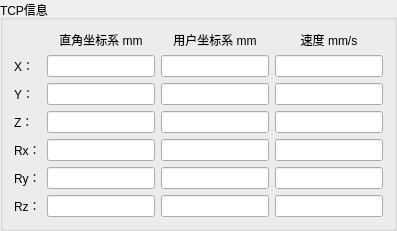
      <widget class="QGroupBox" name="groupBox_8">
       <property name="title">
        <string>TCP信息</string>
       </property>
       <layout class="QGridLayout" name="gridLayout_3">
        <item row="1" column="0">
         <widget class="QLabel" name="label_34">
          <property name="sizePolicy">
           <sizepolicy hsizetype="Fixed" vsizetype="Preferred">
            <horstretch>0</horstretch>
            <verstretch>0</verstretch>
           </sizepolicy>
          </property>
          <property name="text">
           <string>X：</string>
          </property>
         </widget>
        </item>
        <item row="2" column="0">
         <widget class="QLabel" name="label_35">
          <property name="sizePolicy">
           <sizepolicy hsizetype="Fixed" vsizetype="Preferred">
            <horstretch>0</horstretch>
            <verstretch>0</verstretch>
           </sizepolicy>
          </property>
          <property name="text">
           <string>Y：</string>
          </property>
         </widget>
        </item>
        <item row="1" column="2">
         <widget class="QLineEdit" name="LET_user_x">
          <property name="sizePolicy">
           <sizepolicy hsizetype="Preferred" vsizetype="Fixed">
            <horstretch>0</horstretch>
            <verstretch>0</verstretch>
           </sizepolicy>
          </property>
          <property name="maxLength">
           <number>10</number>
          </property>
          <property name="alignment">
           <set>Qt::AlignCenter</set>
          </property>
          <property name="readOnly">
           <bool>true</bool>
          </property>
         </widget>
        </item>
        <item row="0" column="1">
         <widget class="QLabel" name="label_40">
          <property name="text">
           <string>直角坐标系 mm</string>
          </property>
          <property name="alignment">
           <set>Qt::AlignCenter</set>
          </property>
         </widget>
        </item>
        <item row="0" column="2">
         <widget class="QLabel" name="label_41">
          <property name="text">
           <string>用户坐标系 mm</string>
          </property>
          <property name="alignment">
           <set>Qt::AlignCenter</set>
          </property>
         </widget>
        </item>
        <item row="1" column="1">
         <widget class="QLineEdit" name="LET_world_x">
          <property name="sizePolicy">
           <sizepolicy hsizetype="Preferred" vsizetype="Fixed">
            <horstretch>0</horstretch>
            <verstretch>0</verstretch>
           </sizepolicy>
          </property>
          <property name="maxLength">
           <number>10</number>
          </property>
          <property name="alignment">
           <set>Qt::AlignCenter</set>
          </property>
          <property name="readOnly">
           <bool>true</bool>
          </property>
         </widget>
        </item>
        <item row="3" column="2">
         <widget class="QLineEdit" name="LET_user_z">
          <property name="sizePolicy">
           <sizepolicy hsizetype="Preferred" vsizetype="Fixed">
            <horstretch>0</horstretch>
            <verstretch>0</verstretch>
           </sizepolicy>
          </property>
          <property name="maxLength">
           <number>10</number>
          </property>
          <property name="alignment">
           <set>Qt::AlignCenter</set>
          </property>
          <property name="readOnly">
           <bool>true</bool>
          </property>
         </widget>
        </item>
        <item row="4" column="0">
         <widget class="QLabel" name="label_37">
          <property name="sizePolicy">
           <sizepolicy hsizetype="Fixed" vsizetype="Preferred">
            <horstretch>0</horstretch>
            <verstretch>0</verstretch>
           </sizepolicy>
          </property>
          <property name="text">
           <string>Rx：</string>
          </property>
         </widget>
        </item>
        <item row="5" column="2">
         <widget class="QLineEdit" name="LET_user_ry">
          <property name="sizePolicy">
           <sizepolicy hsizetype="Preferred" vsizetype="Fixed">
            <horstretch>0</horstretch>
            <verstretch>0</verstretch>
           </sizepolicy>
          </property>
          <property name="maxLength">
           <number>10</number>
          </property>
          <property name="alignment">
           <set>Qt::AlignCenter</set>
          </property>
          <property name="readOnly">
           <bool>true</bool>
          </property>
         </widget>
        </item>
        <item row="6" column="0">
         <widget class="QLabel" name="label_39">
          <property name="sizePolicy">
           <sizepolicy hsizetype="Fixed" vsizetype="Preferred">
            <horstretch>0</horstretch>
            <verstretch>0</verstretch>
           </sizepolicy>
          </property>
          <property name="text">
           <string>Rz：</string>
          </property>
         </widget>
        </item>
        <item row="2" column="1">
         <widget class="QLineEdit" name="LET_world_y">
          <property name="sizePolicy">
           <sizepolicy hsizetype="Preferred" vsizetype="Fixed">
            <horstretch>0</horstretch>
            <verstretch>0</verstretch>
           </sizepolicy>
          </property>
          <property name="maxLength">
           <number>10</number>
          </property>
          <property name="alignment">
           <set>Qt::AlignCenter</set>
          </property>
          <property name="readOnly">
           <bool>true</bool>
          </property>
         </widget>
        </item>
        <item row="4" column="1">
         <widget class="QLineEdit" name="LET_world_rx">
          <property name="sizePolicy">
           <sizepolicy hsizetype="Preferred" vsizetype="Fixed">
            <horstretch>0</horstretch>
            <verstretch>0</verstretch>
           </sizepolicy>
          </property>
          <property name="maxLength">
           <number>10</number>
          </property>
          <property name="alignment">
           <set>Qt::AlignCenter</set>
          </property>
          <property name="readOnly">
           <bool>true</bool>
          </property>
         </widget>
        </item>
        <item row="5" column="1">
         <widget class="QLineEdit" name="LET_world_ry">
          <property name="sizePolicy">
           <sizepolicy hsizetype="Preferred" vsizetype="Fixed">
            <horstretch>0</horstretch>
            <verstretch>0</verstretch>
           </sizepolicy>
          </property>
          <property name="maxLength">
           <number>10</number>
          </property>
          <property name="alignment">
           <set>Qt::AlignCenter</set>
          </property>
          <property name="readOnly">
           <bool>true</bool>
          </property>
         </widget>
        </item>
        <item row="4" column="2">
         <widget class="QLineEdit" name="LET_user_rx">
          <property name="sizePolicy">
           <sizepolicy hsizetype="Preferred" vsizetype="Fixed">
            <horstretch>0</horstretch>
            <verstretch>0</verstretch>
           </sizepolicy>
          </property>
          <property name="maxLength">
           <number>10</number>
          </property>
          <property name="alignment">
           <set>Qt::AlignCenter</set>
          </property>
          <property name="readOnly">
           <bool>true</bool>
          </property>
         </widget>
        </item>
        <item row="2" column="2">
         <widget class="QLineEdit" name="LET_user_y">
          <property name="sizePolicy">
           <sizepolicy hsizetype="Preferred" vsizetype="Fixed">
            <horstretch>0</horstretch>
            <verstretch>0</verstretch>
           </sizepolicy>
          </property>
          <property name="maxLength">
           <number>10</number>
          </property>
          <property name="alignment">
           <set>Qt::AlignCenter</set>
          </property>
          <property name="readOnly">
           <bool>true</bool>
          </property>
         </widget>
        </item>
        <item row="3" column="1">
         <widget class="QLineEdit" name="LET_world_z">
          <property name="sizePolicy">
           <sizepolicy hsizetype="Preferred" vsizetype="Fixed">
            <horstretch>0</horstretch>
            <verstretch>0</verstretch>
           </sizepolicy>
          </property>
          <property name="maxLength">
           <number>10</number>
          </property>
          <property name="alignment">
           <set>Qt::AlignCenter</set>
          </property>
          <property name="readOnly">
           <bool>true</bool>
          </property>
         </widget>
        </item>
        <item row="5" column="0">
         <widget class="QLabel" name="label_38">
          <property name="sizePolicy">
           <sizepolicy hsizetype="Fixed" vsizetype="Preferred">
            <horstretch>0</horstretch>
            <verstretch>0</verstretch>
           </sizepolicy>
          </property>
          <property name="text">
           <string>Ry：</string>
          </property>
         </widget>
        </item>
        <item row="3" column="0">
         <widget class="QLabel" name="label_36">
          <property name="sizePolicy">
           <sizepolicy hsizetype="Fixed" vsizetype="Preferred">
            <horstretch>0</horstretch>
            <verstretch>0</verstretch>
           </sizepolicy>
          </property>
          <property name="text">
           <string>Z：</string>
          </property>
         </widget>
        </item>
        <item row="6" column="2">
         <widget class="QLineEdit" name="LET_user_rz">
          <property name="sizePolicy">
           <sizepolicy hsizetype="Preferred" vsizetype="Preferred">
            <horstretch>0</horstretch>
            <verstretch>0</verstretch>
           </sizepolicy>
          </property>
          <property name="maxLength">
           <number>10</number>
          </property>
          <property name="alignment">
           <set>Qt::AlignCenter</set>
          </property>
          <property name="readOnly">
           <bool>true</bool>
          </property>
         </widget>
        </item>
        <item row="6" column="1">
         <widget class="QLineEdit" name="LET_world_rz">
          <property name="sizePolicy">
           <sizepolicy hsizetype="Preferred" vsizetype="Preferred">
            <horstretch>0</horstretch>
            <verstretch>0</verstretch>
           </sizepolicy>
          </property>
          <property name="maxLength">
           <number>10</number>
          </property>
          <property name="alignment">
           <set>Qt::AlignCenter</set>
          </property>
          <property name="readOnly">
           <bool>true</bool>
          </property>
         </widget>
        </item>
        <item row="1" column="3">
         <widget class="QLineEdit" name="LE_speed_x">
          <property name="sizePolicy">
           <sizepolicy hsizetype="Preferred" vsizetype="Preferred">
            <horstretch>0</horstretch>
            <verstretch>0</verstretch>
           </sizepolicy>
          </property>
          <property name="maximumSize">
           <size>
            <width>16777215</width>
            <height>16777215</height>
           </size>
          </property>
          <property name="maxLength">
           <number>10</number>
          </property>
          <property name="alignment">
           <set>Qt::AlignCenter</set>
          </property>
          <property name="readOnly">
           <bool>true</bool>
          </property>
         </widget>
        </item>
        <item row="2" column="3">
         <widget class="QLineEdit" name="LE_speed_y">
          <property name="sizePolicy">
           <sizepolicy hsizetype="Preferred" vsizetype="Preferred">
            <horstretch>0</horstretch>
            <verstretch>0</verstretch>
           </sizepolicy>
          </property>
          <property name="maximumSize">
           <size>
            <width>16777215</width>
            <height>16777215</height>
           </size>
          </property>
          <property name="maxLength">
           <number>10</number>
          </property>
          <property name="alignment">
           <set>Qt::AlignCenter</set>
          </property>
          <property name="readOnly">
           <bool>true</bool>
          </property>
         </widget>
        </item>
        <item row="3" column="3">
         <widget class="QLineEdit" name="LE_speed_z">
          <property name="sizePolicy">
           <sizepolicy hsizetype="Preferred" vsizetype="Preferred">
            <horstretch>0</horstretch>
            <verstretch>0</verstretch>
           </sizepolicy>
          </property>
          <property name="maximumSize">
           <size>
            <width>16777215</width>
            <height>16777215</height>
           </size>
          </property>
          <property name="maxLength">
           <number>10</number>
          </property>
          <property name="alignment">
           <set>Qt::AlignCenter</set>
          </property>
          <property name="readOnly">
           <bool>true</bool>
          </property>
         </widget>
        </item>
        <item row="4" column="3">
         <widget class="QLineEdit" name="LE_speed_rx">
          <property name="sizePolicy">
           <sizepolicy hsizetype="Preferred" vsizetype="Preferred">
            <horstretch>0</horstretch>
            <verstretch>0</verstretch>
           </sizepolicy>
          </property>
          <property name="maximumSize">
           <size>
            <width>16777215</width>
            <height>16777215</height>
           </size>
          </property>
          <property name="maxLength">
           <number>10</number>
          </property>
          <property name="alignment">
           <set>Qt::AlignCenter</set>
          </property>
          <property name="readOnly">
           <bool>true</bool>
          </property>
         </widget>
        </item>
        <item row="5" column="3">
         <widget class="QLineEdit" name="LE_speed_ry">
          <property name="sizePolicy">
           <sizepolicy hsizetype="Preferred" vsizetype="Preferred">
            <horstretch>0</horstretch>
            <verstretch>0</verstretch>
           </sizepolicy>
          </property>
          <property name="maximumSize">
           <size>
            <width>16777215</width>
            <height>16777215</height>
           </size>
          </property>
          <property name="maxLength">
           <number>10</number>
          </property>
          <property name="alignment">
           <set>Qt::AlignCenter</set>
          </property>
          <property name="readOnly">
           <bool>true</bool>
          </property>
         </widget>
        </item>
        <item row="6" column="3">
         <widget class="QLineEdit" name="LE_speed_rz">
          <property name="sizePolicy">
           <sizepolicy hsizetype="Preferred" vsizetype="Preferred">
            <horstretch>0</horstretch>
            <verstretch>0</verstretch>
           </sizepolicy>
          </property>
          <property name="maximumSize">
           <size>
            <width>16777215</width>
            <height>16777215</height>
           </size>
          </property>
          <property name="maxLength">
           <number>10</number>
          </property>
          <property name="alignment">
           <set>Qt::AlignCenter</set>
          </property>
          <property name="readOnly">
           <bool>true</bool>
          </property>
         </widget>
        </item>
        <item row="0" column="3">
         <widget class="QLabel" name="label_42">
          <property name="text">
           <string>速度 mm/s</string>
          </property>
          <property name="alignment">
           <set>Qt::AlignCenter</set>
          </property>
         </widget>
        </item>
       </layout>
      </widget>
